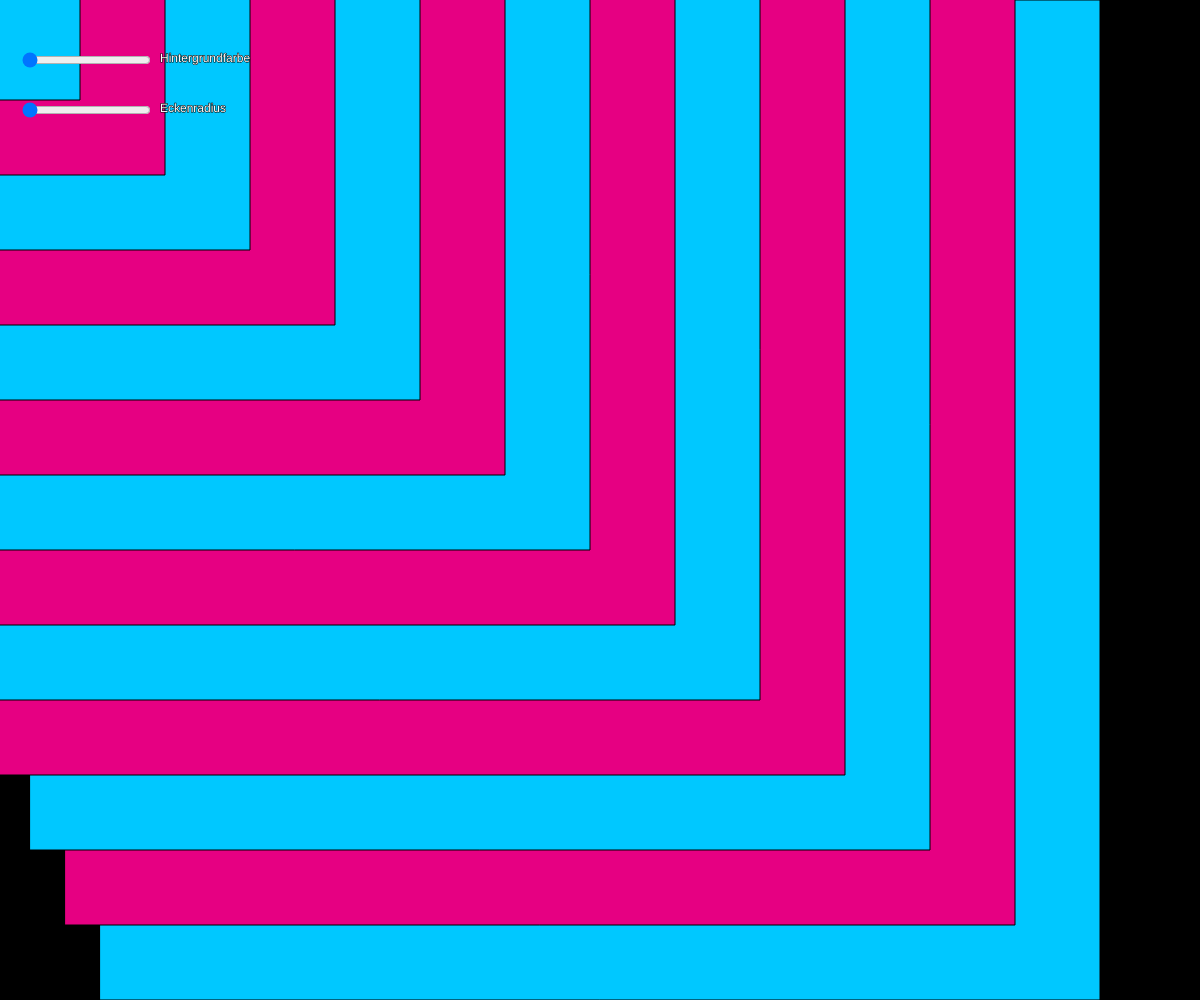
Frame 1 (no input)
Frame 60 (no input): identical to frame 1, image omitted
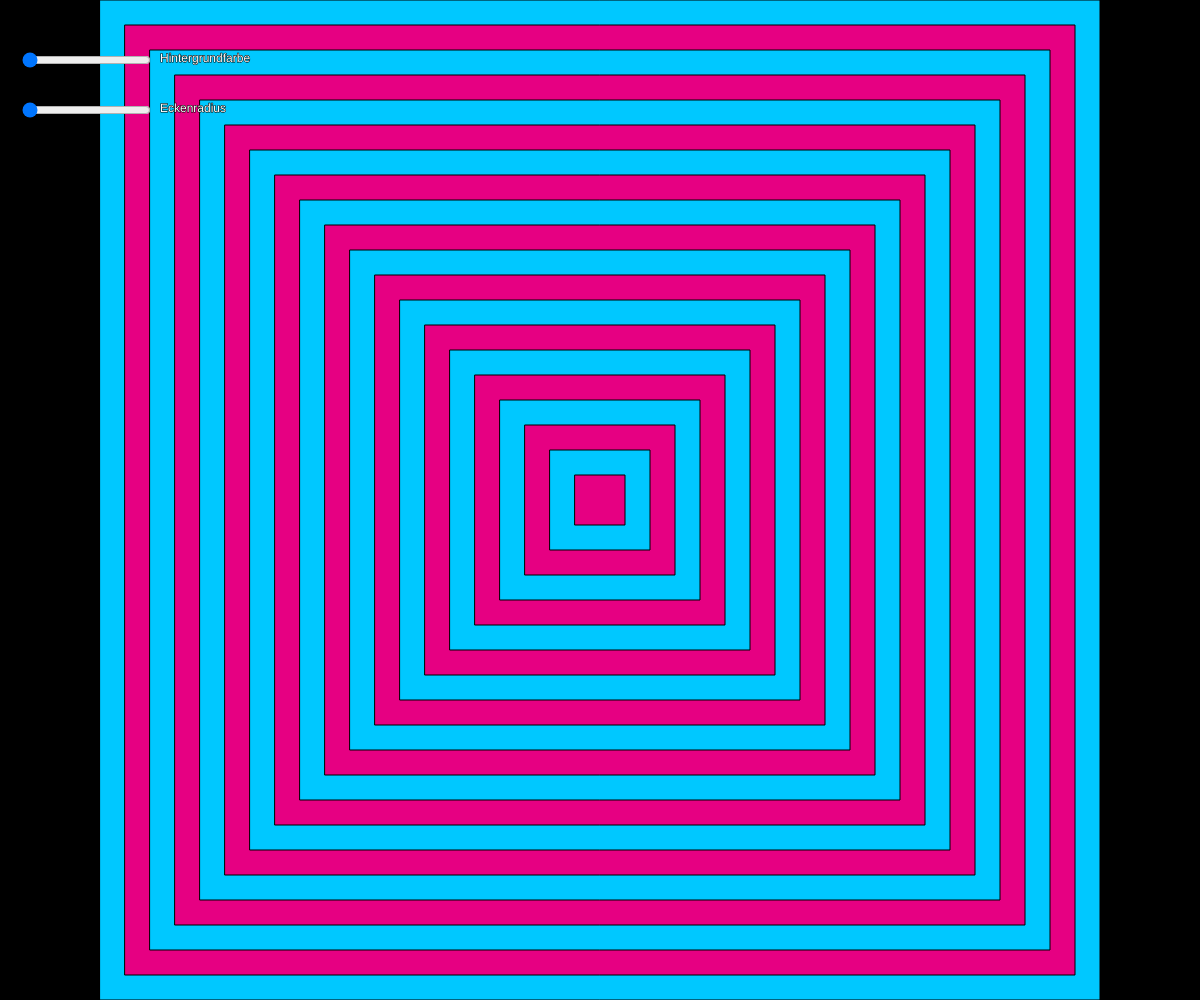
Frame 120 (the mouse pressed at the canvas centre since frame 60)

The p5.js sketch that drew these frames (run headless with seeded random() and noise() and a simulated clock; from frame 60 on, the mouse is pressed at the canvas centre):

// p5.js sketch
// ── sketch.js
//Slider für Hintergrundfarbe
let sliderFarbe;

//Slider für Eckenradius
let sliderEcken;


function setup() {
  createCanvas(windowWidth, windowHeight);
  rectMode(CENTER);
  noStroke();

  //Slider mit Bereich und Startwert
  sliderFarbe = createSlider(0, 100, 0);
  sliderFarbe.position(20, 50);

  sliderEcken = createSlider(0, 15, 0);
  sliderEcken.position(20, 100);

}

function draw() {

  //Aktuelle Werte der Slider lesen
  let farbe = sliderFarbe.value();
  let radius = sliderEcken.value();

  //Hintergrundfarbe von Schwarz zu Weiss mappen
  let grau = map(farbe, 0, 100, 0, 255);
  background(grau);

  //Abstand der Maus zur Mitte
  let abstandX = (mouseX - width / 2) / 10;
  let abstandY = (mouseY - height / 2) / 10;

  //Farben der Formen definieren
  let blau = color(0, 200, 255);
  let pink = color(230, 0, 130);
  //eine Laufvariable für die Schleife
  let i = 0;


  //Formen in wechselnder Farbe gelistet
  fill(blau);
  stroke(0);
  for (let i = 0; i < 20; i++) {
    let faktor = 20 - i;
    if (i % 2 == 0) {fill(blau);}
    else {fill(pink);}  
    rect(width / 2 + abstandX * i, height / 2 + abstandY * i, faktor * 50, faktor * 50, radius);
  }

  /*fill(pink);
  rect(width / 2 + abstandX * 1, height / 2 + abstandY * 1, 5 * 50, 5 * 50, radius);


  fill(blau);
  rect(width / 2 + abstandX * 2, height / 2 + abstandY * 2, 4 * 50, 4 * 50, radius);


  fill(pink);
  rect(width / 2 + abstandX * 3, height / 2 + abstandY * 3, 3 * 50, 3 * 50, radius);


  fill(blau);
  rect(width / 2 + abstandX * 4, height / 2 + abstandY * 4, 2 * 50, 2 * 50, radius);


  fill(pink);
  rect(width / 2 + abstandX * 5, height / 2 + abstandY * 5, 1 * 50, 1 * 50, radius);

*/ 
  //Beschriftungen der Slider
  if (grau < 128) {
    fill(255); // heller Text auf dunklem Hintergrund
  } else {
    fill(0);   // dunkler Text auf hellem Hintergrund
  }

  textSize(12);
  text('Hintergrundfarbe', 160, 62);
  text('Eckenradius', 160, 112);


}
//Canvas an die Fenstergrösse anpassen
function windowResized() {
  resizeCanvas(windowWidth, windowHeight);
}
